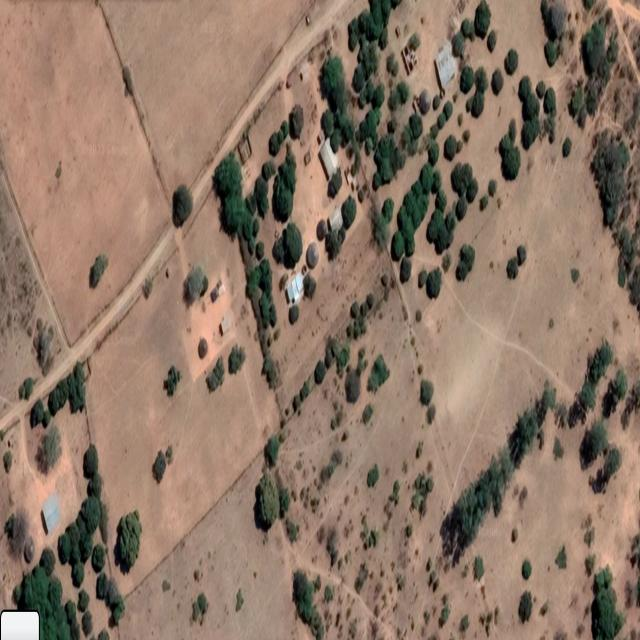
#> input picture test.jpg, 640 x 640 px
$ python backup.py
#> lines starting #> are read from the running program, lines starting #| are printed output that depends on the picture; after the words box and inside, x2 and y2 are one past the last pixel; in counts of white or black regions, pixels touching at a corner belong together
import cv2
import numpy as np
import os
import json
from geojson import Feature, Polygon, FeatureCollection

image_dir = "train"

# model images trained for boundary detection
# import yaml
# with open('data.yaml', 'r') as file:
#     data = yaml.safe_load(file)

for filename in os.listdir(image_dir):

    image_path = os.path.join(image_dir, filename)

    # Load the image
    image = cv2.imread('test.jpg')
#> image is the input picture: shape (640, 640, 3); mean B, G, R 102.8, 119, 141.5

    gray = cv2.cvtColor(image, cv2.COLOR_BGR2GRAY)
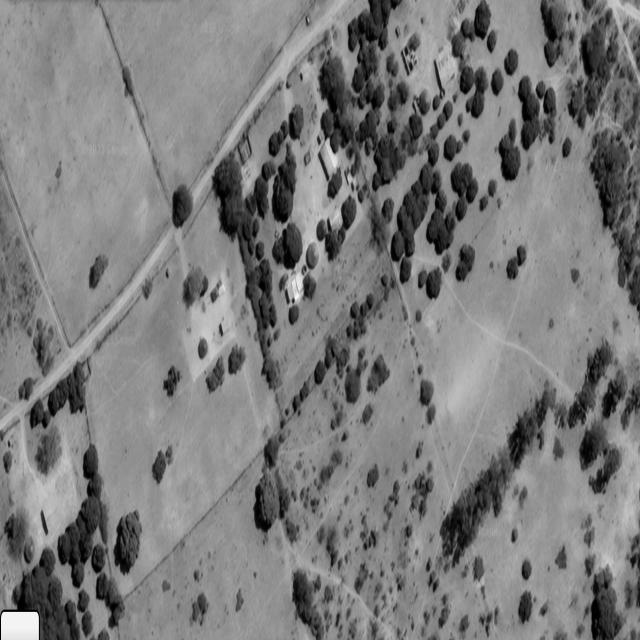
#> gray: shape (640, 640); min 0, max 255, mean 123.9

    edges = cv2.Canny(gray, 50, 150, apertureSize=3)
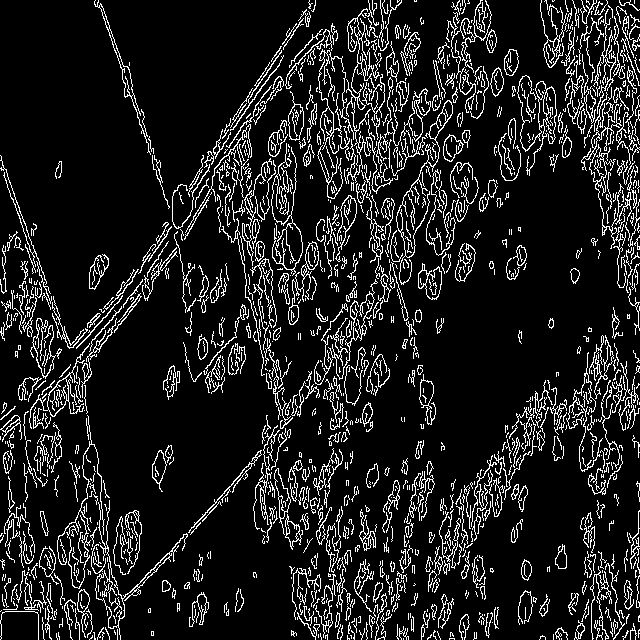
#> edges: shape (640, 640); 12% white in thin lines or dots


    dilated_edges = cv2.dilate(edges, None, iterations=2)
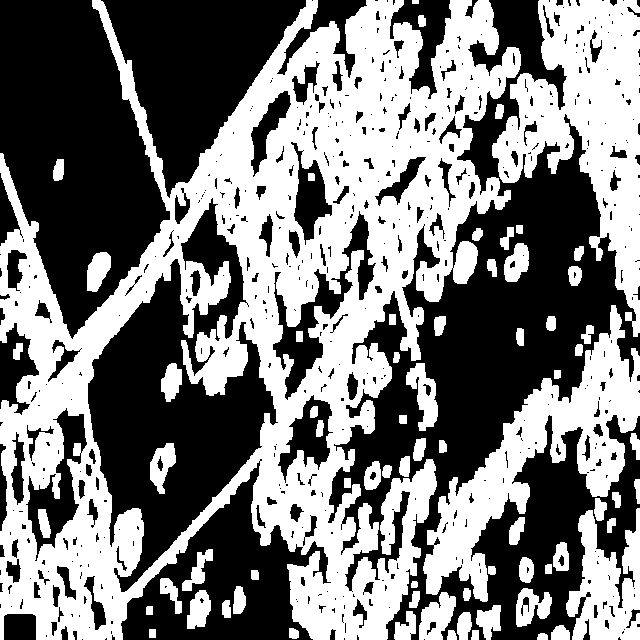
#> dilated_edges: shape (640, 640); 47.9% white; 71 white regions

    contours, _ = cv2.findContours(dilated_edges, cv2.RETR_EXTERNAL, cv2.CHAIN_APPROX_SIMPLE)
#> contours = 64 contours, 1 with area under 20; largest, box (x1, y1, x2, y2) and area: (0, 0, 521, 640) 187882, (492, 0, 640, 337) 22956, (423, 305, 640, 602) 18074, (566, 508, 640, 640) 5644, (419, 592, 456, 640) 1086


    road_contours = []
    for contour in contours:
        area = cv2.contourArea(contour)
        if area > 5000:
            road_contours.append(contour)
#> this loop made 64 passes
#> area on passes 1, 2, 3, 5, 6, 7, 8, 9, 10, 11, 12, 13: 52, 56.5, 67, 78.5, 201.5, 295.5, 373, 47.5, 505.5, 117, 1086, 110.5
#> (contour, area) on passes 4, 32, 49: ([[149, 629], [149, 637], [155, 637], [155, 629]], 48), ([[344, 478], [344, 487], [350, 487], [350, 478]], 54), ([[389, 314], [389, 324], [395, 324], [395, 314]], 60)
#> after the loop, road_contours = 4 contours; box (x1, y1, x2, y2) and area: (0, 0, 521, 640) 187882, (492, 0, 640, 337) 22956, (423, 305, 640, 602) 18074, (566, 508, 640, 640) 5644

    sketch_map = np.ones_like(gray) * 255

    cv2.drawContours(image, road_contours, -1, (0, 255, 0), 2)
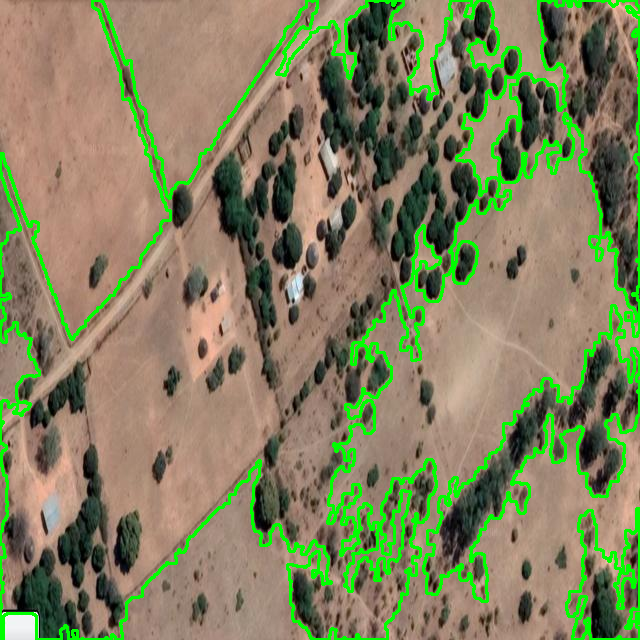
#> image: shape (640, 640, 3); 8.25% of pixels changed, all inside (x1, y1, x2, y2) = (0, 0, 640, 640)
    cv2.drawContours(sketch_map, road_contours, -1, (0, 0, 0), 2)
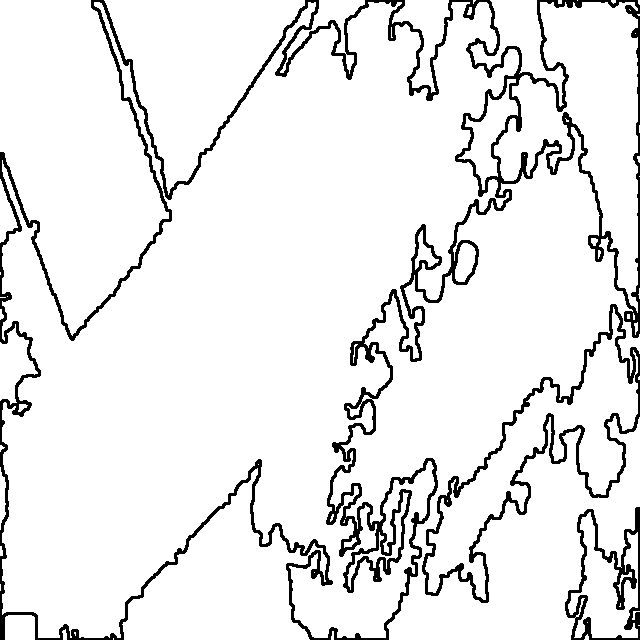
#> sketch_map: shape (640, 640); 91.8% white; 3 black regions, box (x1, y1, x2, y2) and area: (0, 0, 640, 640) 26104, (422, 304, 640, 603) 5266, (565, 507, 640, 640) 2420

    cv2.imshow('Road Boundaries', image)

    cv2.imshow('Sketch Map with Road Boundaries', sketch_map)

    cv2.waitKey(0)

cv2.destroyAllWindows()
